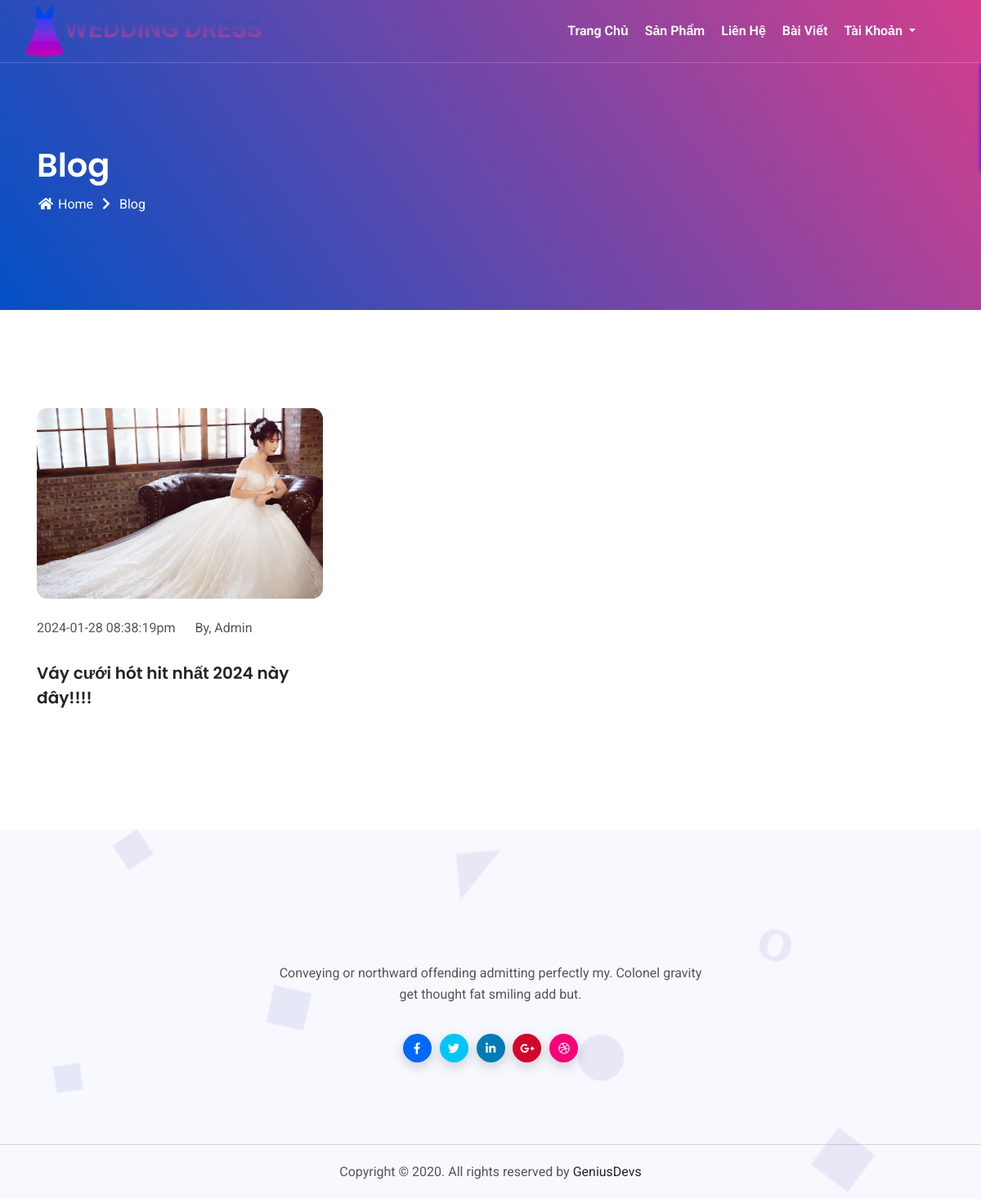
Screenshot of /?href=blog with the database file from the repository.
### tables this page shows
CREATE TABLE `post` (
  `id` int(11) NOT NULL,
  `title` text NOT NULL,
  `content` text NOT NULL,
  `contentDetail` text NOT NULL,
  `img` varchar(255) NOT NULL,
  `date` varchar(50) NOT NULL,
  `id_user` int(11) NOT NULL
);

### controller/BlogController.php (called while the page is built, shortened)
<?php
require './models/BlogModel.php';
class BlogController
{
    public $blog;
    public function __construct()
    {
        $this->blog = new BlogModel();
    }
    public function viewBlogController()
    {
       $listBlog = $this->blog->getBlog();
        include_once './view/blog.php';
    }
}

### models/BlogModel.php (called while the page is built, shortened)
<?php
class BlogModel extends BaseModel{
    public function getBlog(){
        $sql="SELECT * FROM post ORDER BY id DESC";
        return $this->ProData($sql);
    }
}

### models/BaseModel.php (called while the page is built, shortened)
<?php
class BaseModel
{
    protected $connect;
    function __construct()
    {
        $this->connect = new PDO(
            "mysql:host=" . DBHOST
                . ";dbname=" . DBNAME,
            DBUSER,
            DBPASS
        );
    }
    function ProData($sql, $getDataALL = true)
    {
        $stmt = $this->connect->prepare($sql);
        $stmt->execute();
        if ($getDataALL) {
            return $stmt->fetchAll(PDO::FETCH_ASSOC);
        }
        return $stmt->fetch(PDO::FETCH_ASSOC);
    }
}

### view/blog.php (the view, shortened to what this page needs)
<section class="breadcrumb-area">
    <div class="container">
        <div class="row">
            <div class="col-lg-12">
                <h4 class="title">
                    Blog
                </h4>
                <ul class="breadcrumb-list">
                    <li>
                        <a href="index.php">
                            <i class="fas fa-home"></i>
                            Home
                        </a>
                    </li>
                    <li>
                        <span><i class="fas fa-chevron-right"></i> </span>
                    </li>
                    <li>
                        <a href="?href=blog">Blog </a>
                    </li>
                </ul>
            </div>
        </div>
    </div>
</section>
	<section class="blog-page single-blog-area">
		<div class="container">
			<div class="row">
                <?php foreach($listBlog as $value):?>
				<div class="col-lg-4 col-md-6">
					<div class="single-blog">
							<a href="?href=blogDetail&id=<?php echo $value['id'] ?>"><div class="img">
						<img src="./<?php echo $value['img'] ?>" alt="">
						</div></a>
						<div class="content">
							<ul class="top-meta">
								<li>
									<p class="date">
                                    <?php echo $value['date'] ?>
									</p>
								</li>
								<li>
									<p class="post-by">
										By, Admin
									</p>
								</li>
							</ul>
							<a href="?href=blogDetail&id=<?php echo $value['id'] ?>">
								<h4 class="title">
                                <?php echo $value['title'] ?>
								</h4>
							</a>
						</div>
					</div>
				</div>
                <?php endforeach ?>
			</div>
		</div>
	</section>

### rows the page displays
post: img (picture), date "2024-01-28 08:38:19pm", title "Váy cưới hót hit nhất 2024 này đây!!!!"
